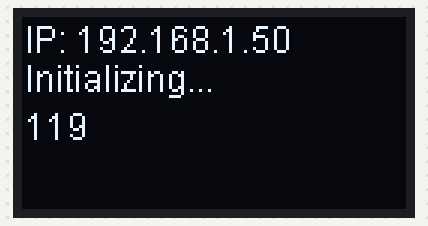
The program below on a simulated Raspberry Pi (BCM pin numbers). Shown: 128×64 one-colour display. System figures (address, load, memory, disk, uptime) are fixed made-up values; text uses the font file from the repository.

Above: at 0.2 s.

The program:

screen.py
```python
import busio
from adafruit_mcp3xxx.analog_in import AnalogIn
import os
import glob
import board
import subprocess
import time
import digitalio
from PIL import Image, ImageDraw, ImageFont
import adafruit_ssd1306
import RPi.GPIO as GPIO
GPIO.setmode(GPIO.BCM)
GPIO.setwarnings(False)

spi = busio.SPI(clock=board.SCK, MISO=board.MISO, MOSI=board.MOSI)


# setup for the screen
# Using for SPI
spi = board.SPI()
oled_reset = digitalio.DigitalInOut(board.D17)
oled_cs = digitalio.DigitalInOut(board.D5)
oled_dc = digitalio.DigitalInOut(board.D6)
oled = adafruit_ssd1306.SSD1306_SPI(128, 64, spi, oled_dc, oled_reset, oled_cs)

    # Load font.
font = ImageFont.truetype('arial.ttf', 12)

    # get the IP address
IP = str(subprocess.check_output(["hostname", "-I"]).split()[0])
IP = IP[2:-1]
timer = 120
while True:
    timer -= 1
    while True:
        # Create blank image for drawing.
        # Make sure to create image with mode '1' for 1-bit color.
        image = Image.new('1', (oled.width, oled.height))
        # Get drawing object to draw on image.
        draw = ImageDraw.Draw(image)
        # Draw Some Text
        draw.text((1, 1), 'IP: ' + str(IP), font=font, fill=255)
        draw.text((1, 15), 'Initializing...', font = font, fill = 255)
        draw.text((1,30), str(timer), font=font, fill=255)

        # Display image
        oled.image(image)
        oled.show()
        time.sleep(1)
```
